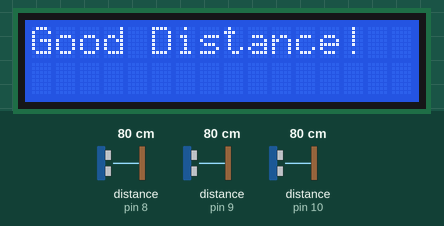
A sketch run on a simulated Arduino Uno, built with avr-gcc and run on an emulated ATmega328P. On the bench: 16×2 character LCD. Wiring (inferred from the names in the program): 3 × ultrasonic range finder: trigger pin 11, echo pin 8 / trigger pin 12, echo pin 9 / trigger pin 13, echo pin 10. The inputs (shaded band) are chosen by the test bench; at power-on: distance to the obstacle (sensors on pin 8, pin 10, pin 9) 80 cm. The echo pulse lasts 58.3 µs per cm; what the sketch prints to the serial monitor is not drawn.

Above: at 1.2 s.
1.3 s: distance to the obstacle (sensor on pin 8) set to 2 cm
At 2.7 s:
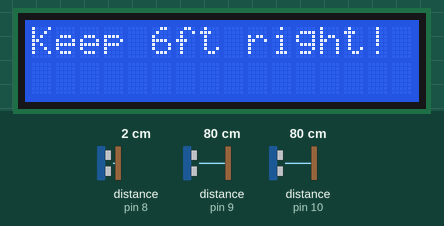
3.2 s: distance to the obstacle (sensor on pin 10) set to 2 cm
At 5.2 s:
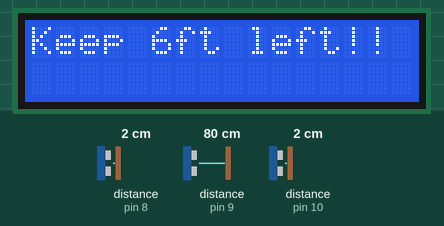
5.8 s: distance to the obstacle (sensor on pin 10) set to 9 cm
At 7.5 s:
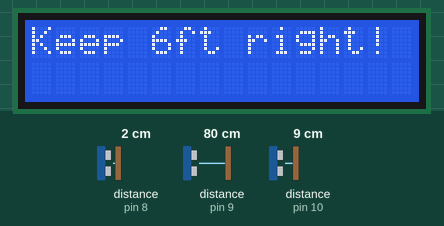
8.5 s: distance to the obstacle (sensor on pin 8) set to 9 cm
At 10.8 s:
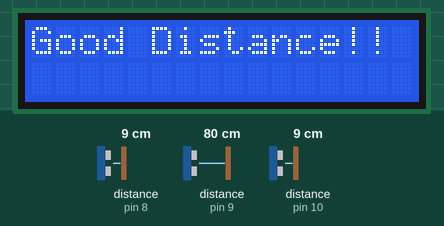
11.1 s: distance to the obstacle (sensor on pin 9) set to 2 cm
At 13.3 s:
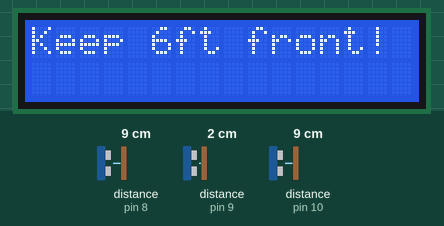
13.7 s: distance to the obstacle (sensor on pin 9) set to 9 cm
At 15.3 s:
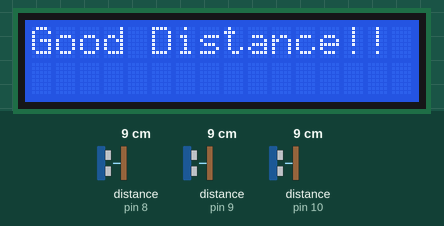
Timing chart, 0 to 16.8 s (numbered marks = the images above; inputs shaded):
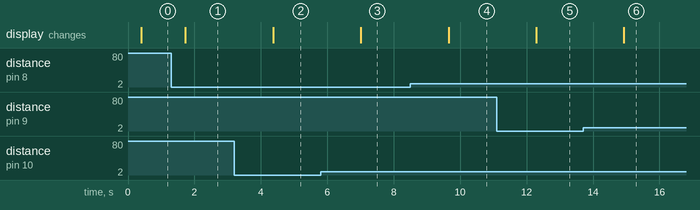

The sketch:

code.ino
```cpp
#include <LiquidCrystal_PCF8574.h>


const int LEFT_TRIG = 13;
const int FRONT_TRIG = 12;
const int RIGHT_TRIG = 11;

const int LEFT_ECHO = 10;
const int RIGHT_ECHO = 8;
const int FRONT_ECHO = 9;


LiquidCrystal_PCF8574 lcd(0x27); // set the LCD address to 0x27 for a 16 chars and 2 line display

void setup()
{
  Serial.begin(9600);
  pinMode(LEFT_TRIG,OUTPUT);
  pinMode(RIGHT_TRIG,OUTPUT);
  pinMode(FRONT_TRIG,OUTPUT);
  pinMode(LEFT_ECHO, INPUT);
  pinMode(RIGHT_ECHO, INPUT);
  pinMode(FRONT_ECHO, INPUT);
  lcd.setBacklight(255);
  lcd.begin(16,2);
  lcd.clear();
}

void loop()
{
  lcd.setCursor(0, 0);
  double left_distance = 100, right_distance = 100, front_distance = 100;
  left_distance = ping(LEFT_TRIG, LEFT_ECHO);
  right_distance = ping(RIGHT_TRIG, RIGHT_ECHO);
  front_distance = ping(FRONT_TRIG, FRONT_ECHO);

  if(left_distance < 3)
  {
    Serial.print("LEFT: ");
    Serial.print(left_distance);
    Serial.println();
    lcd.print("Keep 6ft left!");
  }
  else if(right_distance < 3)
  {
    Serial.print("RIGHT: ");
    Serial.print(right_distance);
    Serial.println();
    lcd.print("Keep 6ft right!");
  }
  else if(front_distance < 3)
  {
    Serial.print("FRONT: ");
    Serial.print(front_distance);
    Serial.println();
    lcd.print("Keep 6ft front!");
  }
  else
  {
    Serial.println("Good Distance!");
    lcd.print("Good Distance!");
  }

  delay(1000);

}

double ping(int TRIG, int ECHO)
{
    double duration, in;
  digitalWrite(TRIG, LOW);
    delayMicroseconds(2);
    digitalWrite(TRIG, HIGH);
    delayMicroseconds(10);
    digitalWrite(TRIG, LOW);
    duration = pulseIn(ECHO, HIGH);

    in = duration / 74 / 2;

    delay(100);

    return in;
}
```

Measured:
- after the input at 1.3 s, the display: changes after 0.42 s (image 1)
- after the input at 3.2 s, the display: changes after 1.2 s (image 2)
- after the input at 5.8 s, the display: changes after 1.2 s (image 3)
- after the input at 8.5 s, the display: changes after 1.2 s (image 4)
- after the input at 11.1 s, the display: changes after 1.2 s (image 5)
- after the input at 13.7 s, the display: changes after 1.2 s (image 6)
